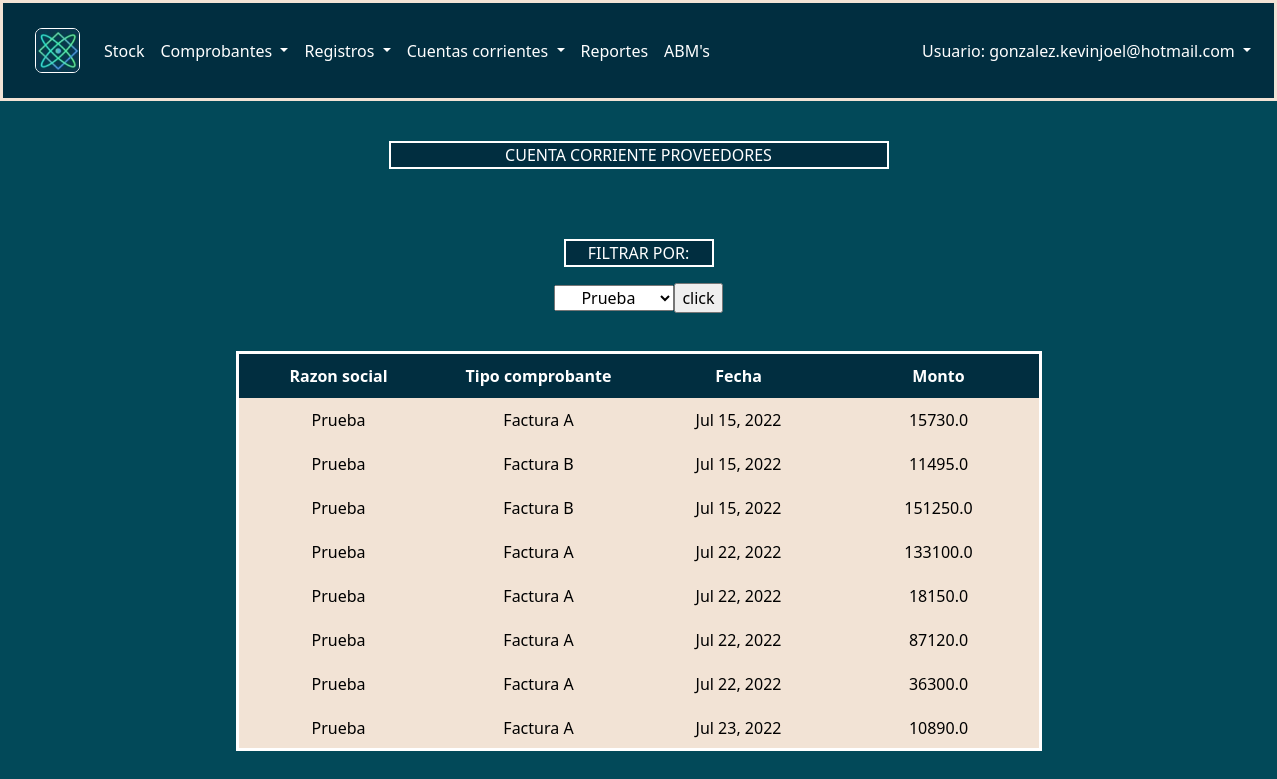
Page /cuentacorriente/ (signed in) on the earlier database version.
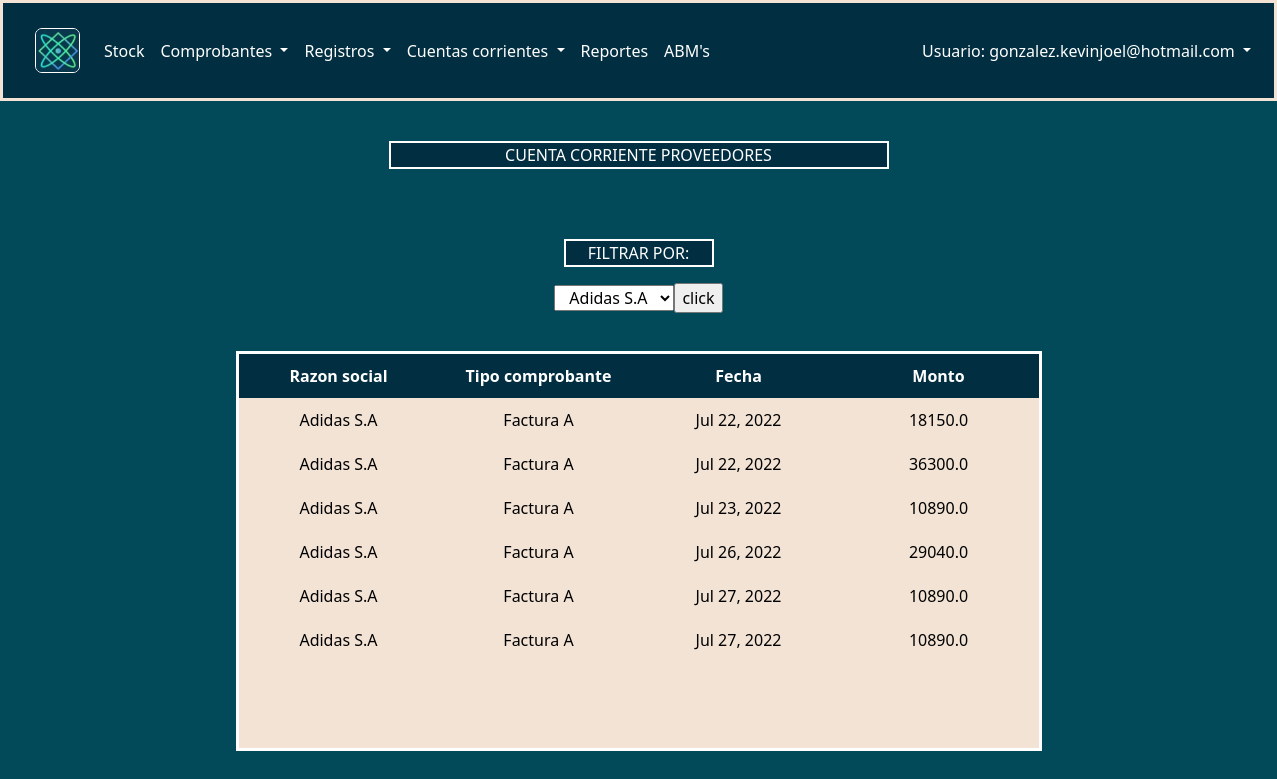
Same page on the later database version.
### AppProveedores/models.py (models this page shows, shortened)
class Proveedores(models.Model):
    id_proveedor = models.IntegerField(primary_key = True)
    cuit = models.PositiveIntegerField()
    razon_social = models.CharField('Razón social', max_length=30)
    condicion = models.ForeignKey(CondicionFiscal, on_delete=models.CASCADE)
    telefono = models.CharField('Teléfono', max_length=30)
    email = models.EmailField('Email')
    direccion = models.ForeignKey(Direcciones, on_delete = models.CASCADE)
    created = models.DateTimeField(auto_now_add=True)
    updated = models.DateTimeField(auto_now_add=True)
    class Meta:
        verbose_name = "Proveedor"
        verbose_name_plural = "Proveedores"

### AppFactura/models.py (models this page shows, shortened)
class TipoComprobante(models.Model):
    id_tipo_comprobante = models.IntegerField(primary_key = True)
    nombre = models.CharField(max_length=50)
    letra = models.CharField(max_length=1)
    created = models.DateTimeField(auto_now_add=True)
    updated = models.DateTimeField(auto_now_add=True)
    class Meta:
        verbose_name = "TipoComprobante"
        verbose_name_plural = "TipoComprobantes"

class ComprobanteC (models.Model):
    user = models.ForeignKey(User, on_delete=models.CASCADE)
    numero = models.CharField(max_length=10)
    id_punto_de_venta = models.IntegerField()
    id_tipo_comprobante =  models.IntegerField()
    id_proveedor = models.IntegerField()
    monto_total = models.FloatField()
    created = models.DateTimeField(auto_now_add=True)
    updated = models.DateTimeField(auto_now_add=True)
    class Meta:
        verbose_name = "ComprobanteC"
        verbose_name_plural = "ComprobantesC"

### AppCC/views.py (the view)
# urls.py: path('', views.cuentacorriente, name="CC"),
@login_required
def cuentacorriente(request):
    comprobantes = ComprobanteC.objects.all()
    tipocomprobante = TipoComprobante.objects.all()
    provs = Proveedores.objects.all()
    proveedores = Proveedores.objects.all()
    queryset = request.GET.get("razonsocial")
    print (queryset)
    if queryset:
        proveedores = Proveedores.objects.filter(razon_social = queryset)
    else:
        proveedores = Proveedores.objects.filter(id_proveedor = 1)
    return render(request, "AppCC/cuentacorriente.html", {"compro":comprobantes, "tipo":tipocomprobante, "prov": proveedores, "p":provs})

### AppAgregar/context_processor.py (called while the page is built)
def importe_total(request):
    total=0.0
    if request.user.is_authenticated:
        if "agregar" in request.session.keys():
                for key, value in request.session['agregar'].items():
                        total=total+value['totalcant']
    return {'importe_total': total}

def importe_totalsiniva(request):
    total=0.0
    if request.user.is_authenticated:
        if "agregar" in request.session.keys():
                for key, value in request.session['agregar'].items():
                        total=total+value['subtotal']
    return {'totalsiniva': total}

### AppAgregarV/context_processor.py (called while the page is built)
def importe_total(request):
    total=0.0
    if request.user.is_authenticated:
        if "agregarv" in request.session.keys():
                for key, value in request.session['agregarv'].items():
                        total=total+value['totalcant']
    return {'totalventaIVA': total}

def importe_totalsiniva(request):
    total=0.0
    if request.user.is_authenticated:
        if "agregarv" in request.session.keys():
                for key, value in request.session['agregarv'].items():
                        total=total+value['subtotal']
    return {'totalventa': total}

### AppCC/templates/AppCC/cuentacorriente.html
{% extends "base/base.html" %}
{% load static %}
{% block content %}
<div class="cregistro">
    <p style="background-color: #012E40; color: white; width: 500px; border: solid white 2px">CUENTA CORRIENTE PROVEEDORES</p>
    <div class="tproveedor">
        <form action="{% url 'CC' %}"  method="GET">
        <table class="tbproveedor">
            <p style="background-color: #012E40; color: white; width: 150px; border: solid white 2px">FILTRAR POR: </p>
            <select name="razonsocial" style="width: 120px; text-align: center; margin-bottom: 40px;" aria-label="Default select example">
            {% for x in p %}
                    <option>{{ x.razon_social }}</option>
            {% endfor %}
            </select>
            <input type="submit" name="" value="click" id="">
            <thead class="thproveedor">
                <th class="celdareg">Razon social</th>
                <th class="celdareg">Tipo comprobante</th>
                <th class="celdareg">Fecha</th>
                <th class="celdareg">Monto</th>
            </thead>
            <tbody class="bodyproveedor">
                {% if prov %}
                    {% if compro %}
                        {% if tipo %}
                            {% for proveedores in prov %}
                                {% for comprobantes in compro %}
                                    {% if comprobantes.id_proveedor == proveedores.id_proveedor %}
                                        {% for x in tipo %}
                                            {% if comprobantes.id_tipo_comprobante == x.id_tipo_comprobante %}
                                                <tr>
                                                    <td class="celdareg">{{ proveedores.razon_social }}</td>
                                                    <td class="celdareg">{{ x.nombre }} {{ x.letra }}  </td>
                                                    <td class="celdareg">{{ comprobantes.created | date:"M d, Y" }}</td>
                                                    <td class="celdareg">{{ comprobantes.monto_total }}</td>
                                                </tr>
                                            {% endif %}
                                        {% endfor %}
                                    {% endif %}
                                {% endfor %}
                            {% endfor %}
                        {% endif %}
                    {% endif %}
                {% endif %}
            </tbody>
        </table>
        </form>
    </div>
</div>
{% endblock %}

Differences in the rows shown:
no longer on this page (row edited): ComprobanteC: created "Jul 15, 2022", monto_total "15730.0", TipoComprobante ({{ proveedores.razon_social }} "Prueba", nombre "Factura", letra "A")
no longer on this page (row edited): ComprobanteC: created "Jul 15, 2022", monto_total "11495.0"
no longer on this page (row unchanged): TipoComprobante: {{ proveedores.razon_social }} "Prueba", nombre "Factura", letra "B"
no longer on this page (row unchanged): ComprobanteC: created "Jul 15, 2022", monto_total "151250.0"
no longer on this page (row edited): ComprobanteC: created "Jul 22, 2022", monto_total "133100.0", TipoComprobante ({{ proveedores.razon_social }} "Prueba", nombre "Factura", letra "A")
no longer on this page (row edited): ComprobanteC: created "Jul 22, 2022", monto_total "87120.0", TipoComprobante ({{ proveedores.razon_social }} "Prueba", nombre "Factura", letra "A")
changed Proveedores: razon_social "Prueba" → "Adidas S.A"
added ComprobanteC: created "Jul 26, 2022", monto_total "29040.0", TipoComprobante ({{ proveedores.razon_social }} "Adidas S.A", nombre "Factura", letra "A")
added ComprobanteC: created "Jul 27, 2022", monto_total "10890.0", TipoComprobante ({{ proveedores.razon_social }} "Adidas S.A", nombre "Factura", letra "A")
added ComprobanteC: created "Jul 27, 2022", monto_total "10890.0", TipoComprobante ({{ proveedores.razon_social }} "Adidas S.A", nombre "Factura", letra "A")
Other differences:
form field razonsocial: "Prueba" → "Adidas S.A"
